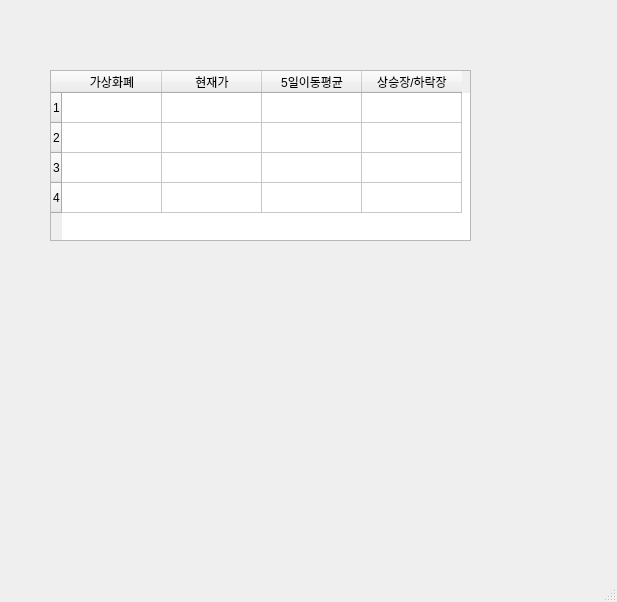
<?xml version="1.0" encoding="UTF-8"?>
<ui version="4.0">
 <class>MainWindow</class>
 <widget class="QMainWindow" name="MainWindow">
  <property name="geometry">
   <rect>
    <x>0</x>
    <y>0</y>
    <width>617</width>
    <height>602</height>
   </rect>
  </property>
  <property name="windowTitle">
   <string>MainWindow</string>
  </property>
  <widget class="QWidget" name="centralwidget">
   <widget class="QTableWidget" name="tableWidget">
    <property name="geometry">
     <rect>
      <x>50</x>
      <y>70</y>
      <width>421</width>
      <height>171</height>
     </rect>
    </property>
    <property name="rowCount">
     <number>4</number>
    </property>
    <row/>
    <row/>
    <row/>
    <row/>
    <column>
     <property name="text">
      <string>가상화폐</string>
     </property>
    </column>
    <column>
     <property name="text">
      <string>현재가</string>
     </property>
    </column>
    <column>
     <property name="text">
      <string>5일이동평균</string>
     </property>
    </column>
    <column>
     <property name="text">
      <string>상승장/하락장</string>
     </property>
    </column>
   </widget>
  </widget>
  <widget class="QMenuBar" name="menubar">
   <property name="geometry">
    <rect>
     <x>0</x>
     <y>0</y>
     <width>617</width>
     <height>21</height>
    </rect>
   </property>
  </widget>
  <widget class="QStatusBar" name="statusbar"/>
 </widget>
 <resources/>
 <connections/>
</ui>
